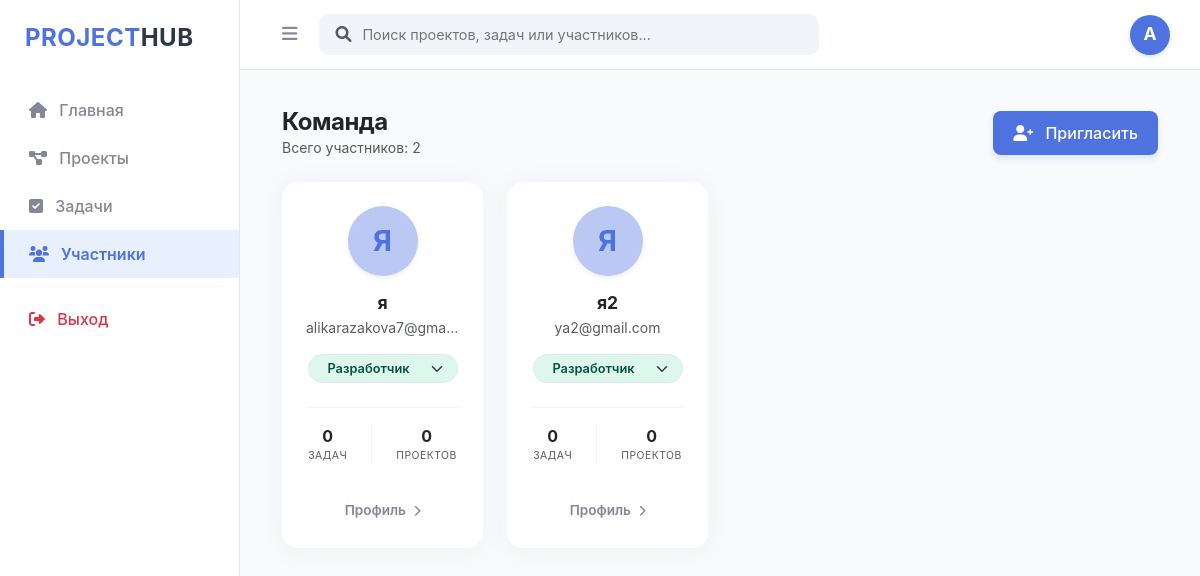
Screenshot of /users with the database file from the repository.
### app/models/user.py (models this page shows)
class User(Base):
    __tablename__ = "users"
    id = Column(Integer, primary_key=True, index=True)
    username = Column(String, unique=True, index=True)
    email = Column(String, unique=True, index=True)
    hashed_password = Column(String)
    role = Column(String, default=UserRole.DEVELOPER.value)
    tasks = relationship("Task", back_populates="owner")
    projects = relationship("Project", back_populates="owner")

### app/main.py (the view)
@app.get("/users", response_class=HTMLResponse)
async def users_page(request: Request, db: Session = Depends(get_db)):
    users = db.query(User).all()
    stats = {}
    for user in users:
        t_count = db.query(Task).filter(Task.owner_id == user.id).count()
        p_count = db.query(Task.project_id).filter(Task.owner_id == user.id).distinct().count()
    stats[user.id] = {
        "tasks": t_count,
        "projects": p_count
    }
    return templates.TemplateResponse("users.html", {
        "request": request,
        "users": users,
        "stats": stats
    })

### templates/users.html (shortened to what this page needs)
{% extends "base.html" %}
{% block content %}
<div class="container-fluid py-2">
    <div class="d-flex justify-content-between align-items-center mb-4">
        <div>
            <h2 class="h4 fw-bold text-dark mb-0" style="letter-spacing: -0.5px;">Команда</h2>
            <p class="text-muted small mb-0">Всего участников: {{ users|length }}</p>
        </div>
        <button class="btn btn-invite-user" data-bs-toggle="modal" data-bs-target="#addUserModal">
            <i class="fas fa-user-plus me-2"></i> Пригласить
        </button>
    </div>
    <div class="row g-4">
        {% for user in users %}
        <div class="col-12 col-md-6 col-lg-4 col-xl-3">
            <div class="card team-card h-100">
                <div class="card-body text-center p-4">
                    <div class="mx-auto mb-3 d-flex align-items-center justify-content-center shadow-sm fw-bold"
                         style="width: 70px; height: 70px; background: #bac8f3; color: var(--primary-blue); border-radius: 50%; font-size: 1.8rem;">
                        {{ user.username[0] | upper }}
                    </div>
                    <h5 class="fw-bold mb-1 text-dark" style="font-size: 1.1rem;">{{ user.username }}</h5>
                    <p class="text-muted small mb-3 text-truncate">{{ user.email }}</p>
                    <div class="mb-4 d-flex justify-content-center">
                        <form action="/users/update-role/{{ user.id }}" method="post" style="margin: 0;">
                            <select name="role" onchange="this.form.submit()" class="form-select form-select-sm role-select shadow-none {% if user.role == 'admin' %}role-admin{% elif user.role == 'manager' %}role-manager{% elif user.role == 'developer' %}role-developer{% else %}role-viewer{% endif %}">
                                <option value="developer" {% if user.role == 'developer' %}selected{% endif %}>Разработчик</option>
                            </select>
                        </form>
                    </div>
                    <div class="d-flex justify-content-center gap-4 pt-3 border-top" style="border-color: #f1f5f9 !important;">
                        <div class="text-center">
                            <div class="fw-bold text-dark" style="font-size: 1rem;">
                                {{ stats.get(user.id, {}).get('tasks', 0) if stats is mapping else 0 }}
                            </div>
                            <div class="text-muted" style="font-size: 0.65rem; text-transform: uppercase; letter-spacing: 0.5px;">Задач</div>
                        </div>
                        <div class="text-center border-start ps-4" style="border-color: #f1f5f9 !important;">
                            <div class="fw-bold text-dark" style="font-size: 1rem;">
                                {{ stats.get(user.id, {}).get('projects', 0) if stats is mapping else 0 }}
                            </div>
                            <div class="text-muted" style="font-size: 0.65rem; text-transform: uppercase; letter-spacing: 0.5px;">Проектов</div>
                        </div>
                    </div>
                </div>
                <div class="card-footer bg-transparent border-0 pb-4 text-center">
                    <a href="#" class="btn btn-sm px-3 border-0 shadow-none" style="color: var(--neutral-gray); font-weight: 600; font-size: 0.85rem;">
                        Профиль <i class="fas fa-chevron-right ms-1" style="font-size: 0.7rem;"></i>
                    </a>
                </div>
            </div>
        </div>
        {% else %}
        <div class="col-12 text-center py-5 text-muted">
            <div class="mb-2"><i class="fas fa-users fa-2x opacity-50"></i></div>
            В вашей команде пока никого нет.
        </div>
        {% endfor %}
    </div>
</div>
{% endblock %}

### templates/base.html (style rules this page uses)
:root { --sidebar-width: 240px; --topbar-height: 70px; --primary-blue: #4e73df; --light-blue: #e8f0fe; --neutral-dark: #2c3e50; --neutral-gray: #858796; }
body { background-color: #f8fafc; font-family: 'Inter', sans-serif; margin: 0; overflow-x: hidden; }

### templates/users.html (style rules this page uses)
.btn-invite-user { background-color: var(--primary-blue) !important; border: none !important; color: #ffffff !important; font-weight: 500; padding: 10px 20px; border-radius: 8px; transition: background-color 0.2s !important; box-shadow: 0 4px 6px rgba(78, 115, 223, 0.15); }
.team-card { border-radius: 16px; transition: transform 0.2s, box-shadow 0.2s; border: none !important; box-shadow: 0 0.15rem 1.75rem 0 rgba(58, 59, 69, 0.05) !important; }
.role-select { width: 150px; font-size: 0.8rem; border-radius: 20px !important; text-align: center; cursor: pointer; font-weight: 600; border: 1px solid #e3e6f0 !important; background-position: right 12px center; }
.role-developer { background-color: #def7ec; color: #03543f; }

### rows the page displays
User: username "Я", username "я", email "alikarazakova7@gma…", role "Разработчик", get "0"
User: username "Я", username "я2", email "ya2@gmail.com", role "Разработчик", get "0"

### other values shown
{{ users|length }} "2"
